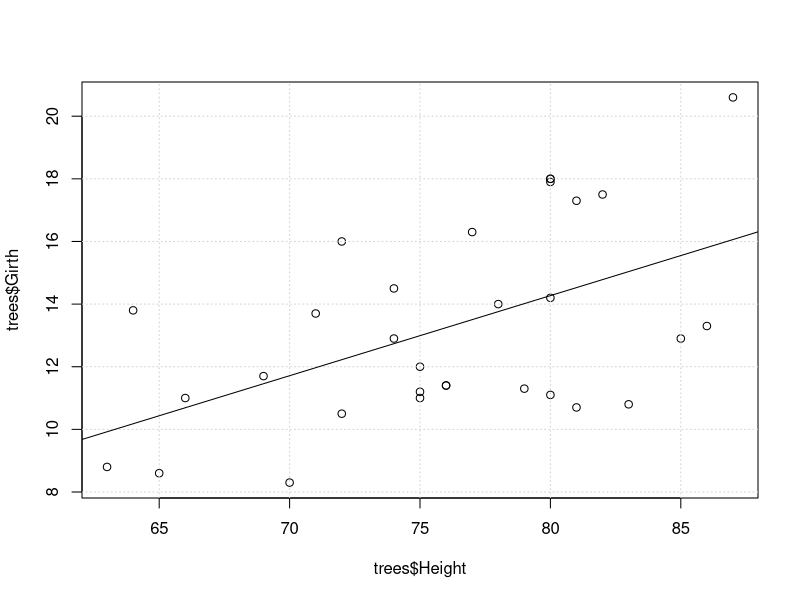
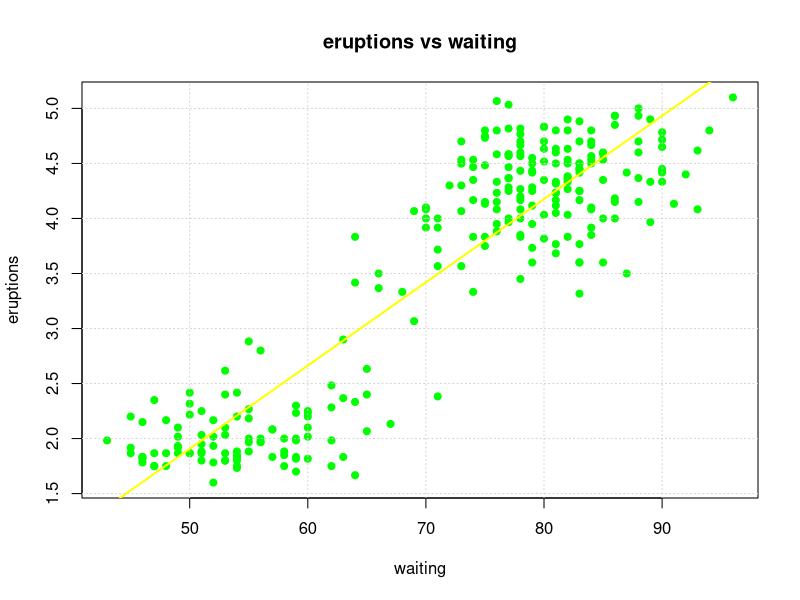

Write R code to recreate these figures, in order.
## ---- chunk 1
#solution
expected_value = function (n, x){
  epsilon = rnorm (n = n, mean = 0, sd = 2)
  y = - 3 + (2.5 * x) + epsilon
  conditional =  - 3 + (2.5 * x)
  print (conditional)
}
## ---- chunk 2
expected_value (10,5)

## ---- chunk 3
#solution
#head(trees)
slr = lm (trees$Girth ~ trees$Height, data = trees)
slr$coefficients[2]
plot (trees$Girth ~ trees$Height, data = trees)
grid()
abline(slr)

## ---- chunk 4
#solution
names(summary(slr))
summary(slr)$r.squared
## ---- chunk 5
#solution
x=0
sigma=4
mu=10+5*x
pnorm(6,mu,sigma)

## ---- chunk 6
# how do you get the probability?
## ---- chunk 7
#solution
x=-1
sigma=4
mu=10+5*x
pnorm(3,mu,sigma, lower.tail = FALSE)
## ---- chunk 8
#solution
?faithful
head(faithful)
## ---- chunk 9
model = lm (eruptions ~ waiting, data = faithful)
predict(model, data.frame(waiting = 80))
## ---- chunk 10
#solution
plot (faithful$eruptions ~ faithful$waiting, data = faithful, lwd = 3, col = "green", xlab = "waiting", ylab = "eruptions", main= "eruptions vs waiting", pch = 20)
grid()
abline(model , lwd = 2, col= "yellow")

## ---- chunk 11
#solution
summary(model)$r.squared
## ---- chunk 12
#solution
sd(model$residuals)
